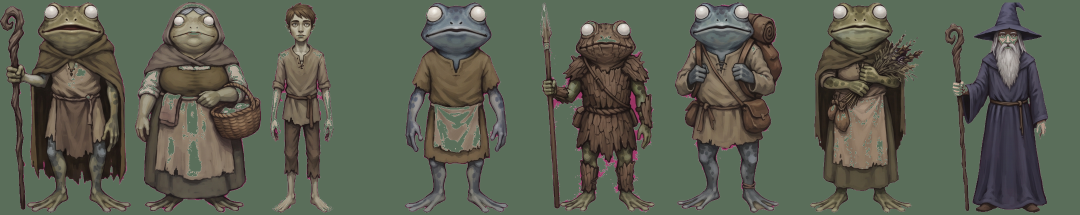
#> input picture tools/polish/c_npc_sheet.png, 2160 x 430 px (shown at 1/2 size)
$ python blr2_cut.py c_npc_sheet.png c_props_sheet.png 5
#> lines starting #> are read from the running program, lines starting #| are printed output that depends on the picture
"""Cuts ONE picture on flat magenta into a transparent PNG: python tools/polish/blr2_cut.py <in.jpg> <name> [maxh=420]
Writes assets/ds_<name>.png. Removes the thin ground line Gemini sometimes draws at the bottom edge."""
import sys, pathlib
import numpy as np
from PIL import Image, ImageFilter
src, name = sys.argv[1], sys.argv[2]; maxh = int(sys.argv[3]) if len(sys.argv) > 3 else 420
OUT = pathlib.Path(__file__).resolve().parent.parent.parent / 'assets'
a = np.array(Image.open(src).convert('RGB')).astype(float); r, g, b = a[..., 0], a[..., 1], a[..., 2]
#> after `r, g, b = (a[..., 0], a[..., 1], a[..., 2])`:
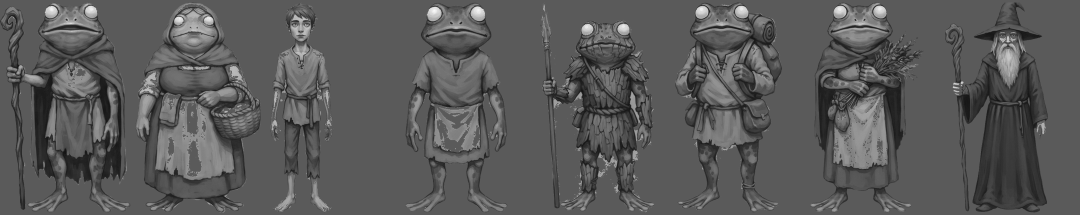
#> r: shape (430, 2160) float64 (shown at 1/2 size); min 17, max 250, mean 89.7
#> after `r, g, b = (a[..., 0], a[..., 1], a[..., 2])`:
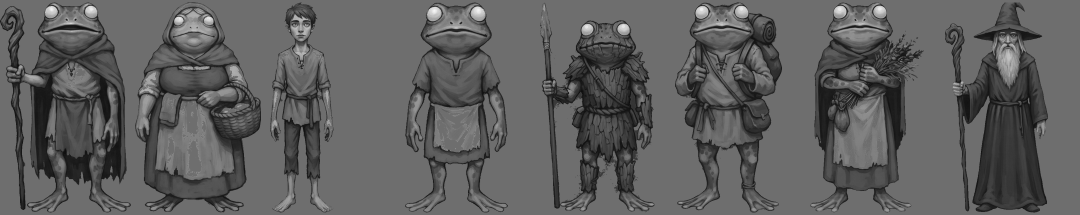
#> g: shape (430, 2160) float64 (shown at 1/2 size); min 7, max 247, mean 94.8
#> after `r, g, b = (a[..., 0], a[..., 1], a[..., 2])`:
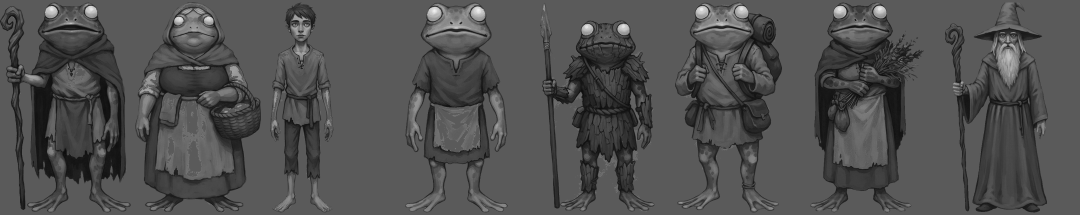
#> b: shape (430, 2160) float64 (shown at 1/2 size); min 8, max 241, mean 80.4
mag = np.clip(((np.minimum(r, b) - g) - 50) / 70.0, 0, 1); alpha = 1 - mag
sp = np.clip(np.minimum(r, b) - g, 0, None) * (alpha < 1)
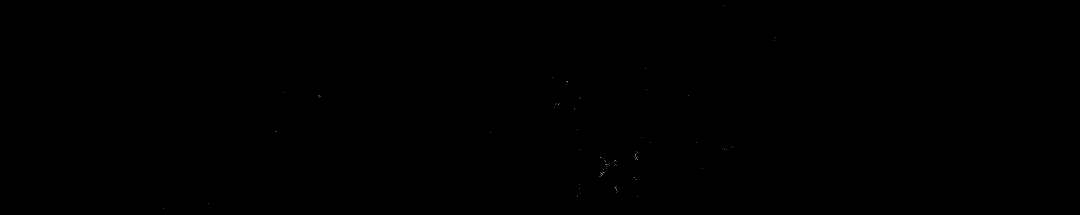
#> sp: shape (430, 2160) float64 (shown at 1/2 size); min 0, max 58, mean 0; drawn with min black and max white
a[..., 0] = np.where(alpha < 1, r - sp * .85, r); a[..., 2] = np.where(alpha < 1, b - sp * .85, b)
al = np.array(Image.fromarray((alpha * 255).astype(np.uint8)).filter(ImageFilter.MinFilter(3)))
# remove a thin full-width ground line: a row with far more opaque pixels than the rows 3 above and 3 below
op = (al > 128).sum(axis=1); H = len(op)
#> after `op = (al > 128).sum(axis=1)`: op = 430 values from 2160 to 2160
#> after `H = len(op)`: H = 430
ys = np.nonzero(op)[0]; y1 = ys.max()
#> after `ys = np.nonzero(op)[0]`: ys = 430 values from 0 to 429
#> after `y1 = ys.max()`: y1 = 429
for y in range(max(0, y1 - int(H * .2)), y1 + 1):
    up = op[max(0, y - 4)]; dn = op[min(H - 1, y + 4)]
    if op[y] > 40 and op[y] > 2.5 * max(up, 1) and (dn < op[y] * .5):
        al[max(0, y - 1):y + 2, :] = np.where(al[max(0, y - 1):y + 2, :] > 0, 0, 0)
out = np.dstack([a.clip(0, 255), al]).astype(np.uint8)
pic = Image.fromarray(out, 'RGBA'); bb = pic.getchannel('A').point(lambda v: 255 if v > 30 else 0).getbbox(); pic = pic.crop(bb)
#> after `bb = pic.getchannel('A').point(lambda v: 255 if v > 30 else 0).getbbox`: bb = (0, 0, 2160, 430)
if pic.height > maxh: pic = pic.resize((max(1, round(pic.width * maxh / pic.height)), maxh), Image.LANCZOS)
pic.save(OUT / ('ds_%s.png' % name), optimize=True); print(name, pic.size)
#| c_props_sheet.png (25, 5)
